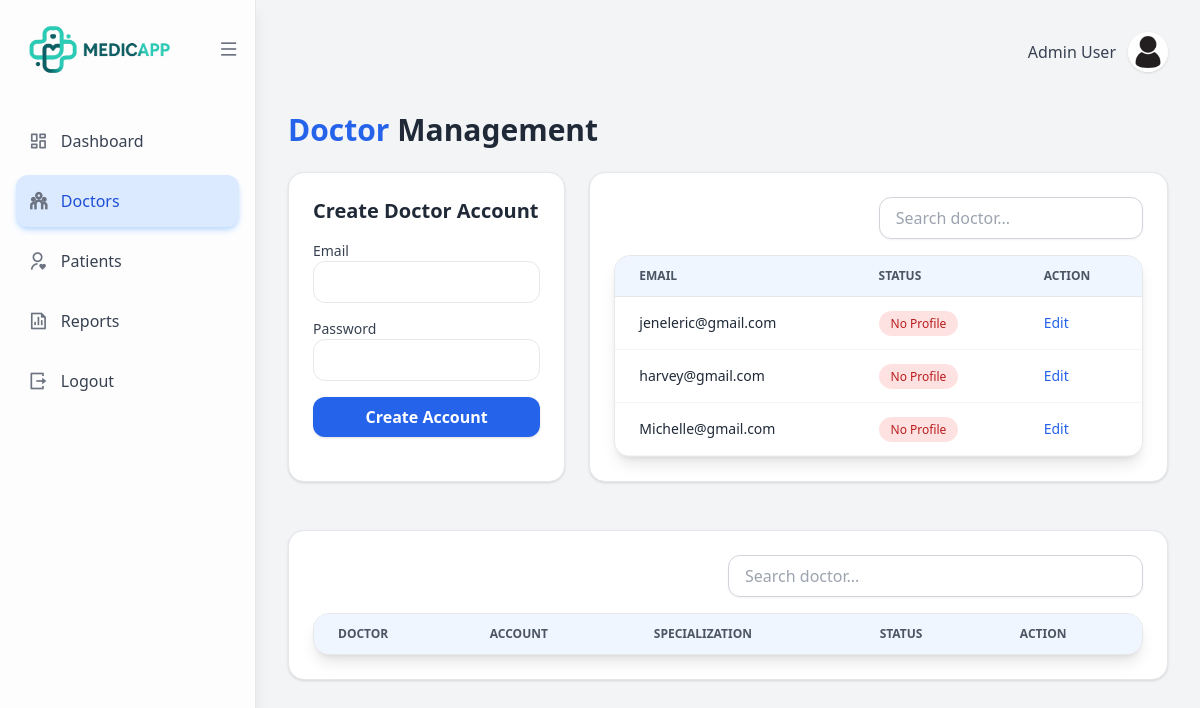
The page /admin_doctors on the database as committed earlier.
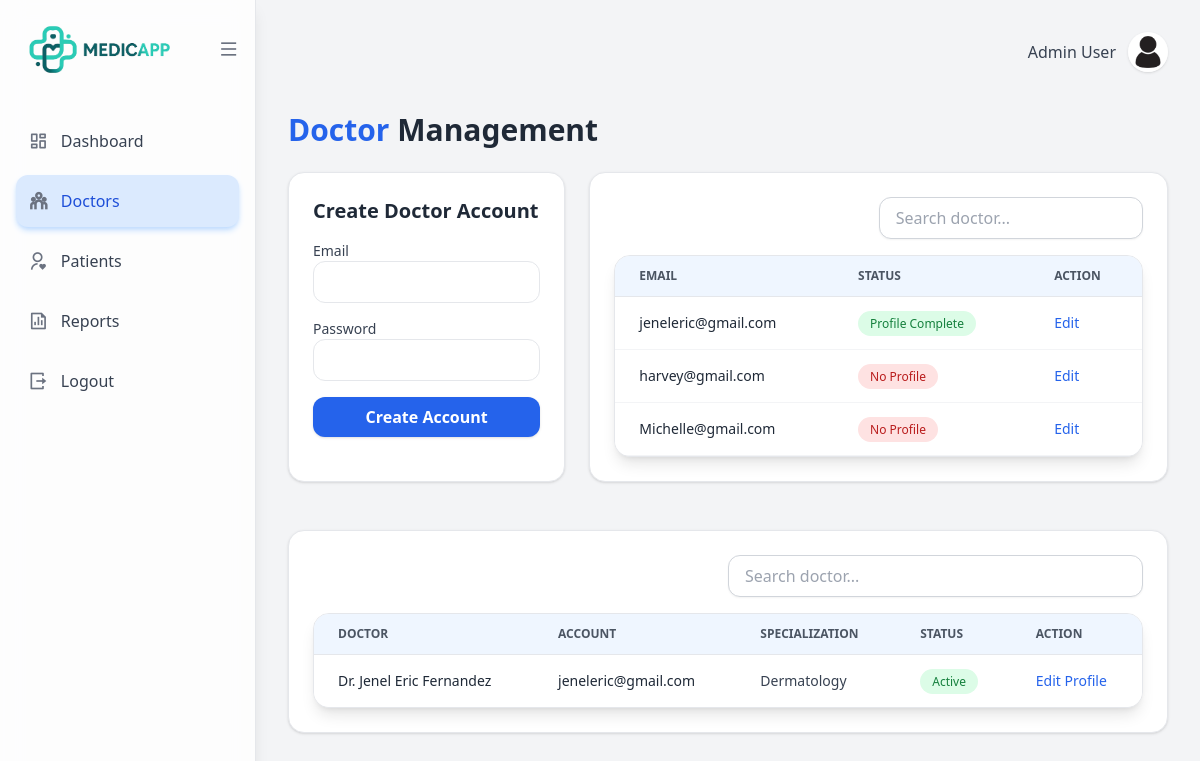
The same page on the database as committed later.
### app.py (models this page shows)
class Account(db.Model):
    __tablename__ = "account"
    account_id: Mapped[int] = mapped_column(Integer, primary_key=True, autoincrement=True)
    email: Mapped[str] = mapped_column(String(100), unique=True)
    password: Mapped[str] = mapped_column(String(100))
    role: Mapped[str] = mapped_column(String(20))
    patient = relationship("Patient", back_populates="account", uselist=False)
    doctor = relationship("Doctor", back_populates="account", uselist=False)

class Doctor(db.Model):
    __tablename__ = "doctor"
    doctor_id: Mapped[int] = mapped_column(Integer, primary_key=True, autoincrement=True)
    firstname: Mapped[str] = mapped_column(String(50))
    middlename: Mapped[str] = mapped_column(String(50), nullable=True)
    lastname: Mapped[str] = mapped_column(String(50))
    age: Mapped[int] = mapped_column(Integer)
    bloodtype: Mapped[str] = mapped_column(String(5), nullable=True)
    height: Mapped[str] = mapped_column(String, nullable=True)
    weight: Mapped[str] = mapped_column(String, nullable=True)
    specialization: Mapped[str] = mapped_column(String(100))
    gender: Mapped[str] = mapped_column(String(20))
    dob: Mapped[str] = mapped_column(String(10))
    pob: Mapped[str] = mapped_column(String(100), nullable=True)
    civilstatus: Mapped[str] = mapped_column(String(20), nullable=True)
    degree: Mapped[str] = mapped_column(String(100), nullable=True)
    nationality: Mapped[str] = mapped_column(String(50), nullable=True)
    religion: Mapped[str] = mapped_column(String(50), nullable=True)
    phone: Mapped[str] = mapped_column(String(20))
    email: Mapped[str] = mapped_column(String(100))
    account_id: Mapped[int] = mapped_column(ForeignKey("account.account_id"), unique=True)
    account: Mapped["Account"] = relationship(back_populates="doctor")
    appointments: Mapped[list["Appointment"]] = relationship(back_populates="doctor")
    records: Mapped[list["MedicalRecord"]] = relationship(back_populates="doctor")
    doctor_schedule = relationship("Doctor_Schedule", back_populates="doctor")

### app.py (the view, shortened to what this page needs)
@app.route('/admin_doctors', methods=['GET', 'POST'])
def admin_doctors():
    account_id = request.args.get('account_id', type=int)
    edit_account = Account.query.get(account_id) if account_id else None
    accounts = (
        db.session.query(Account)
        .outerjoin(Doctor, Doctor.account_id == Account.account_id)
        .filter(Account.role == 'doctor')
        .all()
    )
    doctors = Doctor.query.all()
    return render_template('admin/admin_doctors.html',
                           accounts=accounts,
                           doctors=doctors,
                           edit_account=edit_account
                           )

### templates/admin/admin_doctors.html (shortened to what the changed rows need)
{% extends 'base/layout.html' %}
{% block content %}
<div class="flex min-h-screen bg-gray-100">
    <div class="flex-1 p-8">
        <div class="flex justify-between items-center mb-6">
            <h1 class="text-3xl font-bold text-gray-800">
                <span class="text-blue-600">Doctor</span> Management
            </h1>
        </div>
        <div class="grid grid-cols-3 gap-6">
            <div class="col-span-1 bg-white rounded-2xl shadow p-6 border">
                <h2 class="text-xl font-semibold text-gray-800 mb-4">
                    {{ 'Edit Doctor Account' if edit_account else 'Create Doctor Account' }}
                </h2>
            </div>
            <div class="col-span-2 bg-white rounded-2xl shadow p-6 border">
                <div class="bg-white shadow-lg rounded-2xl border border-gray-200 overflow-hidden">
                    <div class="max-h-[200px] overflow-y-auto">
                        <table class="min-w-full divide-y divide-gray-200">
                            <thead class="bg-blue-50 sticky top-0 z-10">
                                <tr>
                                    <th class="px-6 py-3 text-left text-xs font-semibold text-gray-600 uppercase">Email</th>
                                    <th class="px-6 py-3 text-left text-xs font-semibold text-gray-600 uppercase">Status</th>
                                    <th class="px-6 py-3 text-left text-xs font-semibold text-gray-600 uppercase">Action</th>
                                </tr>
                            </thead>
                            <tbody id="results" class="divide-y divide-gray-100 bg-white">
                                {% for account in accounts %}
                                <tr class="hover:bg-blue-50 transition">
                                    <td class="px-6 py-4 text-sm font-medium text-gray-800">
                                        {{ account.email }}
                                    </td>
                                    <td class="px-6 py-4 text-sm">
                                        {% if account.doctor %}
                                            <span class="px-3 py-1 rounded-full text-xs font-medium
                                                        bg-green-100 text-green-700">
                                            Profile Complete
                                            </span>
                                        {% else %}
                                            <span class="px-3 py-1 rounded-full text-xs font-medium
                                                        bg-red-100 text-red-700">
                                            No Profile
                                            </span>
                                        {% endif %}
                                    </td>
                                    <td class="px-6 py-4 text-sm flex gap-4">
                                        <a href="{{ url_for('admin_doctors', account_id=account.account_id) }}"
                                            class="text-blue-600 hover:text-blue-800 font-medium">
                                            Edit
                                        </a>
                                    </td>
                                </tr>
                                {% endfor %}
                            </tbody>
                        </table>
                    </div>
                </div>
            </div>
        </div>
        <div class="w-full bg-white rounded-2xl shadow p-6 border mt-12">
            <div class="bg-white shadow-lg rounded-2xl border border-gray-200 overflow-hidden">
                <div class="max-h-[450px] overflow-y-auto">
                    <table class="min-w-full divide-y divide-gray-200">
                        <thead class="bg-blue-50">
                            <tr>
                                <th class="px-6 py-3 text-left text-xs font-semibold text-gray-600 uppercase">Doctor</th>
                                <th class="px-6 py-3 text-left text-xs font-semibold text-gray-600 uppercase">Account</th>
                                <th class="px-6 py-3 text-left text-xs font-semibold text-gray-600 uppercase">Specialization</th>
                                <th class="px-6 py-3 text-left text-xs font-semibold text-gray-600 uppercase">Status</th>
                                <th class="px-6 py-3 text-left text-xs font-semibold text-gray-600 uppercase">Action</th>
                            </tr>
                        </thead>
                        <tbody id="results" class="divide-y divide-gray-100 bg-white">
                            {% for doctor in doctors %}
                            <tr class="hover:bg-blue-50 transition">
                                <td class="px-6 py-4 text-sm font-medium text-gray-800">
                                    Dr. {{ doctor.firstname }} {{ doctor.lastname }}
                                </td>
                                <td class="px-6 py-4 text-sm font-medium text-gray-800">
                                    {{ doctor.email }}
                                </td>
                                <td class="px-6 py-4 text-sm text-gray-700">
                                    {{ doctor.specialization }}
                                </td>
                                <td class="px-6 py-4 text-sm">
                                    <span class="px-3 py-1 rounded-full text-xs font-medium
                                                bg-green-100 text-green-700">
                                        Active
                                    </span>
                                </td>
                                <td class="px-6 py-4 text-sm flex gap-4">
                                    <a href="{{ url_for('edit_doctor', doctor_id=doctor.doctor_id) }}"
                                    class="text-blue-600 hover:text-blue-800 font-medium">
                                    Edit Profile
                                    </a>
                                </td>
                            </tr>
                            {% endfor %}
                        </tbody>
                    </table>
                </div>
            </div>
        </div>
    </div>
</div>
{% endblock %}

Rows that differ between the two databases and show on the page:
computed for Account "jeneleric@gmail.com": text "No Profile" → "Profile Complete"
added Doctor: firstname "Jenel Eric", lastname "Fernandez", email "jeneleric@gmail.com", specialization "Dermatology"
